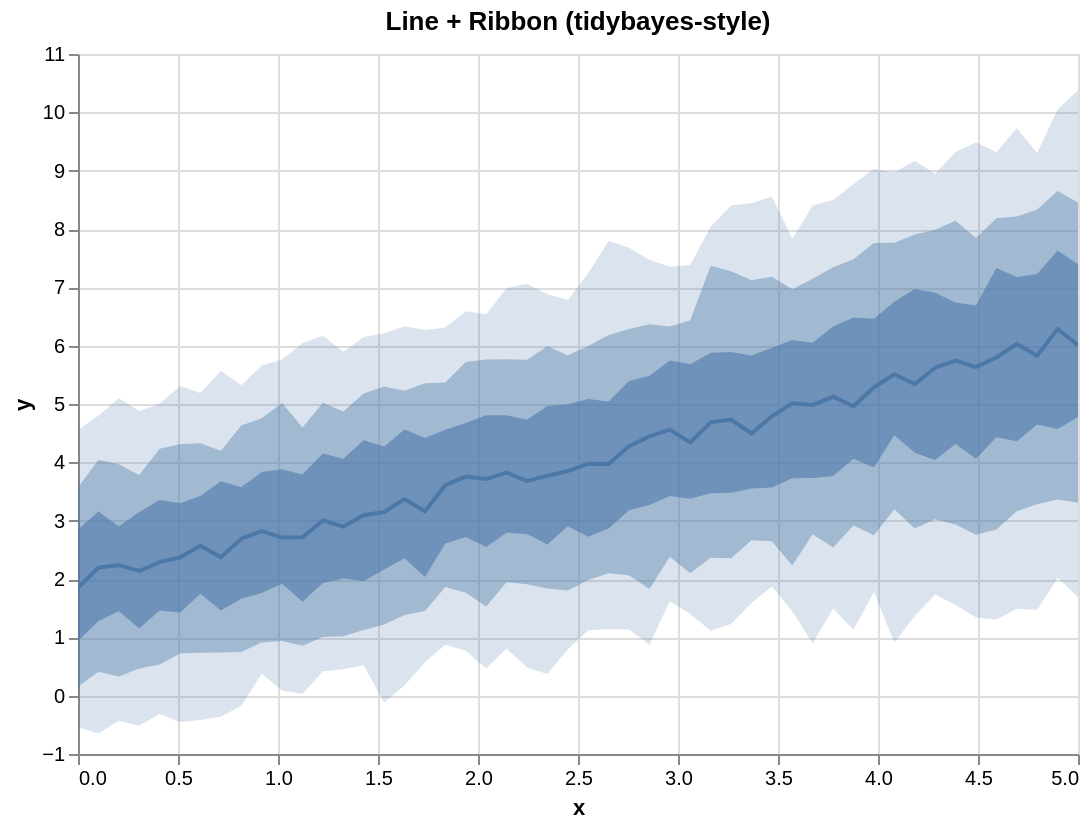

Express this chart as Vega-Lite.
### Vega-Lite specification from a JSON file in a GitHub repository (floating-point values rounded to 4 significant figures)
{"$schema": "https://vega.github.io/schema/vega-lite/v5.json", "config": {"axis": {"labelLimit": 0}, "header": {"labelLimit": 0}, "legend": {"labelLimit": 0}}, "data": {"values": [{"__median__": 4.277, "hi_0_5_": 5.392, "hi_0_8_": 6.286, "hi_0_95_": 7.679, "lo_0_5_": 3.177, "lo_0_8_": 2.065, "lo_0_95_": 1.132, "x": 2.755}, {"__median__": 3.003, "hi_0_5_": 4.151, "hi_0_8_": 5.024, "hi_0_95_": 6.171, "lo_0_5_": 1.93, "lo_0_8_": 1.005, "lo_0_95_": 0.4199, "x": 1.224}, {"__median__": 4.732, "hi_0_5_": 5.89, "hi_0_8_": 7.274, "hi_0_95_": 8.403, "lo_0_5_": 3.477, "lo_0_8_": 2.356, "lo_0_95_": 1.228, "x": 3.265}, {"__median__": 5.124, "hi_0_5_": 6.327, "hi_0_8_": 7.345, "hi_0_95_": 8.498, "lo_0_5_": 3.765, "lo_0_8_": 2.54, "lo_0_95_": 1.496, "x": 3.776}, {"__median__": 5.633, "hi_0_5_": 6.687, "hi_0_8_": 7.847, "hi_0_95_": 9.481, "lo_0_5_": 4.06, "lo_0_8_": 2.76, "lo_0_95_": 1.341, "x": 4.49}, {"__median__": 2.196, "hi_0_5_": 3.156, "hi_0_8_": 4.043, "hi_0_95_": 4.805, "lo_0_5_": 1.28, "lo_0_8_": 0.4086, "lo_0_95_": -0.6466, "x": 0.102}, {"__median__": 5.509, "hi_0_5_": 6.755, "hi_0_8_": 7.764, "hi_0_95_": 8.969, "lo_0_5_": 4.465, "lo_0_8_": 3.196, "lo_0_95_": 0.9122, "x": 4.082}, {"__median__": 2.137, "hi_0_5_": 3.151, "hi_0_8_": 3.784, "hi_0_95_": 4.879, "lo_0_5_": 1.152, "lo_0_8_": 0.4678, "lo_0_95_": -0.5145, "x": 0.3061}, {"__median__": 5.829, "hi_0_5_": 7.228, "hi_0_8_": 8.335, "hi_0_95_": 9.302, "lo_0_5_": 4.649, "lo_0_8_": 3.284, "lo_0_95_": 1.473, "x": 4.796}, {"__median__": 3.768, "hi_0_5_": 4.967, "hi_0_8_": 5.988, "hi_0_95_": 6.88, "lo_0_5_": 2.593, "lo_0_8_": 1.838, "lo_0_95_": 0.3718, "x": 2.347}, {"__median__": 2.237, "hi_0_5_": 2.899, "hi_0_8_": 3.969, "hi_0_95_": 5.099, "lo_0_5_": 1.449, "lo_0_8_": 0.3294, "lo_0_95_": -0.4304, "x": 0.2041}, {"__median__": 4.686, "hi_0_5_": 5.877, "hi_0_8_": 7.369, "hi_0_95_": 8.039, "lo_0_5_": 3.47, "lo_0_8_": 2.365, "lo_0_95_": 1.111, "x": 3.163}, {"__median__": 5.342, "hi_0_5_": 6.971, "hi_0_8_": 7.907, "hi_0_95_": 9.169, "lo_0_5_": 4.163, "lo_0_8_": 2.866, "lo_0_95_": 1.365, "x": 4.184}, {"__median__": 3.68, "hi_0_5_": 4.731, "hi_0_8_": 5.76, "hi_0_95_": 7.063, "lo_0_5_": 2.773, "lo_0_8_": 1.908, "lo_0_95_": 0.482, "x": 2.245}, {"__median__": 3.976, "hi_0_5_": 5.087, "hi_0_8_": 5.993, "hi_0_95_": 7.24, "lo_0_5_": 2.725, "lo_0_8_": 1.983, "lo_0_95_": 1.119, "x": 2.551}, {"__median__": 2.71, "hi_0_5_": 3.882, "hi_0_8_": 5.018, "hi_0_95_": 5.763, "lo_0_5_": 1.917, "lo_0_8_": 0.9382, "lo_0_95_": 0.08836, "x": 1.02}, {"__median__": 5.011, "hi_0_5_": 6.095, "hi_0_8_": 6.969, "hi_0_95_": 7.834, "lo_0_5_": 3.728, "lo_0_8_": 2.232, "lo_0_95_": 1.446, "x": 3.571}, {"__median__": 5.286, "hi_0_5_": 6.461, "hi_0_8_": 7.76, "hi_0_95_": 9.029, "lo_0_5_": 3.912, "lo_0_8_": 2.749, "lo_0_95_": 1.779, "x": 3.98}, {"__median__": 2.371, "hi_0_5_": 3.675, "hi_0_8_": 4.199, "hi_0_95_": 5.569, "lo_0_5_": 1.458, "lo_0_8_": 0.739, "lo_0_95_": -0.3598, "x": 0.7143}, {"__median__": 5.623, "hi_0_5_": 6.906, "hi_0_8_": 7.986, "hi_0_95_": 8.946, "lo_0_5_": 4.04, "lo_0_8_": 3.023, "lo_0_95_": 1.733, "x": 4.286}, {"__median__": 2.69, "hi_0_5_": 3.571, "hi_0_8_": 4.63, "hi_0_95_": 5.321, "lo_0_5_": 1.662, "lo_0_8_": 0.749, "lo_0_95_": -0.172, "x": 0.8163}, {"__median__": 3.97, "hi_0_5_": 5.041, "hi_0_8_": 6.182, "hi_0_95_": 7.795, "lo_0_5_": 2.865, "lo_0_8_": 2.099, "lo_0_95_": 1.138, "x": 2.653}, {"__median__": 6.285, "hi_0_5_": 7.63, "hi_0_8_": 8.652, "hi_0_95_": 10.05, "lo_0_5_": 4.57, "lo_0_8_": 3.364, "lo_0_95_": 2.017, "x": 4.898}, {"__median__": 4.443, "hi_0_5_": 5.483, "hi_0_8_": 6.368, "hi_0_95_": 7.473, "lo_0_5_": 3.269, "lo_0_8_": 1.829, "lo_0_95_": 0.8771, "x": 2.857}, {"__median__": 3.61, "hi_0_5_": 4.561, "hi_0_8_": 5.367, "hi_0_95_": 6.313, "lo_0_5_": 2.609, "lo_0_8_": 1.861, "lo_0_95_": 0.872, "x": 1.837}, {"__median__": 4.984, "hi_0_5_": 6.048, "hi_0_8_": 7.146, "hi_0_95_": 8.401, "lo_0_5_": 3.731, "lo_0_8_": 2.766, "lo_0_95_": 0.8993, "x": 3.673}, {"__median__": 3.822, "hi_0_5_": 4.806, "hi_0_8_": 5.768, "hi_0_95_": 6.983, "lo_0_5_": 2.793, "lo_0_8_": 1.945, "lo_0_95_": 0.8083, "x": 2.143}, {"__median__": 6.03, "hi_0_5_": 7.179, "hi_0_8_": 8.214, "hi_0_95_": 9.725, "lo_0_5_": 4.361, "lo_0_8_": 3.161, "lo_0_95_": 1.489, "x": 4.694}, {"__median__": 2.899, "hi_0_5_": 4.06, "hi_0_8_": 4.872, "hi_0_95_": 5.896, "lo_0_5_": 2.007, "lo_0_8_": 1.017, "lo_0_95_": 0.4543, "x": 1.327}, {"__median__": 2.371, "hi_0_5_": 3.298, "hi_0_8_": 4.31, "hi_0_95_": 5.308, "lo_0_5_": 1.427, "lo_0_8_": 0.7215, "lo_0_95_": -0.4522, "x": 0.5102}, {"__median__": 3.85, "hi_0_5_": 4.997, "hi_0_8_": 5.836, "hi_0_95_": 6.785, "lo_0_5_": 2.904, "lo_0_8_": 1.802, "lo_0_95_": 0.7923, "x": 2.449}, {"__median__": 4.342, "hi_0_5_": 5.683, "hi_0_8_": 6.438, "hi_0_95_": 7.383, "lo_0_5_": 3.375, "lo_0_8_": 2.1, "lo_0_95_": 1.4, "x": 3.061}, {"__median__": 6.007, "hi_0_5_": 7.395, "hi_0_8_": 8.456, "hi_0_95_": 10.38, "lo_0_5_": 4.775, "lo_0_8_": 3.307, "lo_0_95_": 1.691, "x": 5.0}, {"__median__": 5.798, "hi_0_5_": 7.33, "hi_0_8_": 8.184, "hi_0_95_": 9.316, "lo_0_5_": 4.432, "lo_0_8_": 2.849, "lo_0_95_": 1.304, "x": 4.592}, {"__median__": 2.571, "hi_0_5_": 3.423, "hi_0_8_": 4.328, "hi_0_95_": 5.187, "lo_0_5_": 1.748, "lo_0_8_": 0.7377, "lo_0_95_": -0.4191, "x": 0.6122}, {"__median__": 3.756, "hi_0_5_": 4.674, "hi_0_8_": 5.721, "hi_0_95_": 6.588, "lo_0_5_": 2.721, "lo_0_8_": 1.763, "lo_0_95_": 0.768, "x": 1.939}, {"__median__": 3.149, "hi_0_5_": 4.272, "hi_0_8_": 5.302, "hi_0_95_": 6.214, "lo_0_5_": 2.162, "lo_0_8_": 1.22, "lo_0_95_": -0.1186, "x": 1.531}, {"__median__": 4.96, "hi_0_5_": 6.481, "hi_0_8_": 7.48, "hi_0_95_": 8.77, "lo_0_5_": 4.062, "lo_0_8_": 2.918, "lo_0_95_": 1.129, "x": 3.878}, {"__median__": 3.713, "hi_0_5_": 4.807, "hi_0_8_": 5.763, "hi_0_95_": 6.54, "lo_0_5_": 2.547, "lo_0_8_": 1.53, "lo_0_95_": 0.4656, "x": 2.041}, {"__median__": 3.094, "hi_0_5_": 4.378, "hi_0_8_": 5.178, "hi_0_95_": 6.149, "lo_0_5_": 1.962, "lo_0_8_": 1.125, "lo_0_95_": 0.5193, "x": 1.429}, {"__median__": 2.29, "hi_0_5_": 3.354, "hi_0_8_": 4.234, "hi_0_95_": 5.006, "lo_0_5_": 1.462, "lo_0_8_": 0.5341, "lo_0_95_": -0.3159, "x": 0.4082}, {"__median__": 4.496, "hi_0_5_": 5.83, "hi_0_8_": 7.122, "hi_0_95_": 8.44, "lo_0_5_": 3.55, "lo_0_8_": 2.664, "lo_0_95_": 1.59, "x": 3.367}, {"__median__": 1.848, "hi_0_5_": 2.849, "hi_0_8_": 3.568, "hi_0_95_": 4.556, "lo_0_5_": 0.9385, "lo_0_8_": 0.1511, "lo_0_95_": -0.5421, "x": 0.0}, {"__median__": 5.744, "hi_0_5_": 6.738, "hi_0_8_": 8.141, "hi_0_95_": 9.321, "lo_0_5_": 4.313, "lo_0_8_": 2.933, "lo_0_95_": 1.554, "x": 4.388}, {"__median__": 2.823, "hi_0_5_": 3.836, "hi_0_8_": 4.755, "hi_0_95_": 5.661, "lo_0_5_": 1.762, "lo_0_8_": 0.9111, "lo_0_95_": 0.3778, "x": 0.9184}, {"__median__": 3.16, "hi_0_5_": 4.416, "hi_0_8_": 5.357, "hi_0_95_": 6.267, "lo_0_5_": 2.035, "lo_0_8_": 1.453, "lo_0_95_": 0.5744, "x": 1.735}, {"__median__": 4.56, "hi_0_5_": 5.748, "hi_0_8_": 6.327, "hi_0_95_": 7.354, "lo_0_5_": 3.425, "lo_0_8_": 2.383, "lo_0_95_": 1.617, "x": 2.959}, {"__median__": 3.371, "hi_0_5_": 4.561, "hi_0_8_": 5.226, "hi_0_95_": 6.331, "lo_0_5_": 2.356, "lo_0_8_": 1.385, "lo_0_95_": 0.1741, "x": 1.633}, {"__median__": 4.79, "hi_0_5_": 5.965, "hi_0_8_": 7.183, "hi_0_95_": 8.557, "lo_0_5_": 3.57, "lo_0_8_": 2.647, "lo_0_95_": 1.872, "x": 3.469}, {"__median__": 2.715, "hi_0_5_": 3.789, "hi_0_8_": 4.598, "hi_0_95_": 6.044, "lo_0_5_": 1.611, "lo_0_8_": 0.8542, "lo_0_95_": 0.03067, "x": 1.122}]}, "height": 350, "layer": [{"_lr_layer": true, "encoding": {"tooltip": [{"field": "x", "title": "x", "type": "quantitative"}, {"field": "__median__", "title": "median", "type": "quantitative"}, {"field": "lo_0_95_", "title": "95% lo", "type": "quantitative"}, {"field": "hi_0_95_", "title": "95% hi", "type": "quantitative"}], "x": {"field": "x", "scale": {"zero": false}, "type": "quantitative"}, "y": {"field": "lo_0_95_", "scale": {"zero": false}, "title": "y", "type": "quantitative"}, "y2": {"field": "hi_0_95_"}}, "mark": {"line": false, "opacity": 0.2, "type": "area"}, "params": [{"bind": "scales", "name": "grid", "select": {"encodings": ["x", "y"], "type": "interval"}}]}, {"_lr_layer": true, "encoding": {"tooltip": [{"field": "x", "title": "x", "type": "quantitative"}, {"field": "__median__", "title": "median", "type": "quantitative"}, {"field": "lo_0_95_", "title": "95% lo", "type": "quantitative"}, {"field": "hi_0_95_", "title": "95% hi", "type": "quantitative"}], "x": {"field": "x", "scale": {"zero": false}, "type": "quantitative"}, "y": {"field": "lo_0_8_", "scale": {"zero": false}, "title": "y", "type": "quantitative"}, "y2": {"field": "hi_0_8_"}}, "mark": {"line": false, "opacity": 0.4, "type": "area"}}, {"_lr_layer": true, "encoding": {"tooltip": [{"field": "x", "title": "x", "type": "quantitative"}, {"field": "__median__", "title": "median", "type": "quantitative"}, {"field": "lo_0_95_", "title": "95% lo", "type": "quantitative"}, {"field": "hi_0_95_", "title": "95% hi", "type": "quantitative"}], "x": {"field": "x", "scale": {"zero": false}, "type": "quantitative"}, "y": {"field": "lo_0_5_", "scale": {"zero": false}, "title": "y", "type": "quantitative"}, "y2": {"field": "hi_0_5_"}}, "mark": {"line": false, "opacity": 0.6, "type": "area"}}, {"_lr_layer": true, "encoding": {"tooltip": [{"field": "x", "title": "x", "type": "quantitative"}, {"field": "__median__", "title": "median", "type": "quantitative"}, {"field": "lo_0_95_", "title": "95% lo", "type": "quantitative"}, {"field": "hi_0_95_", "title": "95% hi", "type": "quantitative"}], "x": {"field": "x", "scale": {"zero": false}, "type": "quantitative"}, "y": {"field": "__median__", "scale": {"zero": false}, "title": "y", "type": "quantitative"}}, "mark": {"strokeWidth": 2, "type": "line"}}], "title": "Line + Ribbon (tidybayes-style)", "width": 500}
